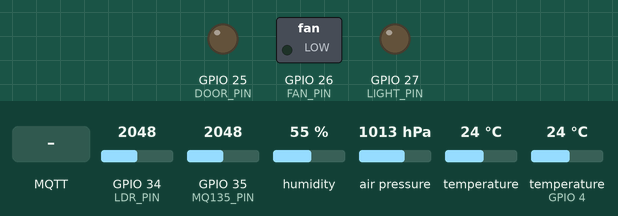
This sketch was run on a simulated ESP32. On the bench: switched loads named in the sketch (green lamp = pin HIGH), output pins drawn as LEDs (lit = HIGH). The inputs (shaded band) are chosen by the test bench; at power-on: GPIO 34 (LDR_PIN) = 2048, GPIO 35 (MQ135_PIN) = 2048, humidity 55 %, air pressure 1013 hPa, temperature 24 °C, temperature (sensor on GPIO 4) 24 °C. WiFi joins after 1.5 s; servers stay silent unless stated; random numbers use the default seed unless the sketch sets one; no MQTT or app messages arrive unless stated; what the sketch prints to the serial monitor is not drawn.

Above: at 3.2 s.
3.3 s: MQTT message "fan-on" arrives on the first subscribed topic
At 4.1 s:
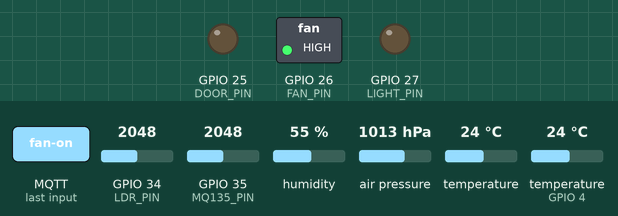
4.8 s: MQTT message "fan:on" arrives on the first subscribed topic
6.6 s: MQTT message "fan:1" arrives on the first subscribed topic
Timing chart, 0 to 9.6 s (numbered marks = the images above; inputs shaded):
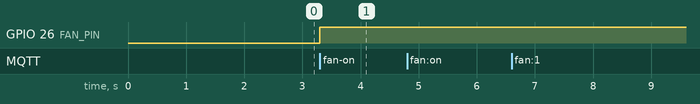

The sketch:

esp32.ino
```cpp
/*
  ESP32 — Standalone MQTT Sensor Hub
  - Publishes sensor data (DHT11, BMP280, LDR, MQ135) to MQTT
  - Controls FAN and LIGHT via MQTT commands
  - No Nano communication (removed)
  - Improved sensor readings with error handling
*/

#include <WiFi.h>
#include <WiFiClientSecure.h>
#include <PubSubClient.h>
#include <Adafruit_BMP280.h>
#include <DHT.h>
#include <ArduinoJson.h>

// ===== CONFIG =====
const char* WIFI_SSID = "Tanmay";
const char* WIFI_PASS = "tnmy9416";

const char* MQTT_SERVER = "afc8a0ac2ccf462c8f92b932403518df.s1.eu.hivemq.cloud";
const uint16_t MQTT_PORT = 8883;
const char* MQTT_USER = "hivemq.webclient.1761751067946";
const char* MQTT_PASS = "wy.b7f8cB*0GTUW&4Ha:";

const char* TOPIC_SENSORS = "project/sensors";
const char* TOPIC_STATUS  = "project/status";
const char* TOPIC_CONTROL = "project/control";

// ===== PINS =====
#define DHTPIN 4
#define DHTTYPE DHT11
#define LDR_PIN 34
#define MQ135_PIN 35

#define FAN_PIN 26
#define LIGHT_PIN 27
#define DOOR_PIN 25

// ===== HARDWARE OBJECTS =====
WiFiClientSecure wifiClient;
PubSubClient mqttClient(wifiClient);
Adafruit_BMP280 bmp;
DHT dht(DHTPIN, DHT11);

// ===== STATE =====
unsigned long lastPublish = 0;
const unsigned long PUBLISH_INTERVAL = 5000; // 5 seconds

bool fanState = false;
bool lightState = false;
bool doorState = false; // false = closed, true = open
bool bmpAvailable = false;

// Sensor reading smoothing
float lastDhtTemp = 0.0;
float lastDhtHum = 0.0;
int dhtFailCount = 0;

// ===== FUNCTION DECLARATIONS =====
void publishStatus(const char* deviceStatus);
void publishSensors();
void mqttCallback(char* topic, byte* payload, unsigned int length);

// ===== WiFi CONNECTION =====
void ensureWiFi() {
  if (WiFi.status() == WL_CONNECTED) return;

  Serial.print("WiFi: connecting to ");
  Serial.println(WIFI_SSID);
  WiFi.begin(WIFI_SSID, WIFI_PASS);

  unsigned long start = millis();
  while (WiFi.status() != WL_CONNECTED && millis() - start < 15000) {
    delay(500);
    Serial.print(".");
  }
  Serial.println();

  if (WiFi.status() == WL_CONNECTED) {
    Serial.print("WiFi connected! IP: ");
    Serial.println(WiFi.localIP());
  } else {
    Serial.println("WiFi connection failed - will retry");
  }
}

// ===== MQTT CONNECTION =====
void mqttReconnect() {
  if (mqttClient.connected()) return;
  if (WiFi.status() != WL_CONNECTED) return;

  wifiClient.setInsecure(); // For HiveMQ Cloud with self-signed cert

  String clientId = "esp32-sensor-" + String(random(0xffff), HEX);
  Serial.print("MQTT: connecting as ");
  Serial.println(clientId);

  if (mqttClient.connect(clientId.c_str(), MQTT_USER, MQTT_PASS)) {
    Serial.println("✓ MQTT connected");

    // Subscribe to control topic
    if (mqttClient.subscribe(TOPIC_CONTROL)) {
      Serial.print("✓ Subscribed to: ");
      Serial.println(TOPIC_CONTROL);
    } else {
      Serial.println("✗ Subscribe failed");
    }

    // Publish online status
    publishStatus("online");

  } else {
    Serial.print("✗ MQTT connect failed, rc=");
    Serial.println(mqttClient.state());
  }
}

// ===== PUBLISH STATUS =====
void publishStatus(const char* deviceStatus = nullptr) {
  if (!mqttClient.connected()) return;

  StaticJsonDocument<256> doc;
  if (deviceStatus) {
    doc["device"] = "esp32-sensor-hub";
    doc["status"] = deviceStatus;
  }
  doc["fan"] = fanState;
  doc["light"] = lightState;
  doc["door"] = doorState ? "open" : "closed";
  doc["timestamp"] = millis();
  doc["wifi_rssi"] = WiFi.RSSI();

  String output;
  serializeJson(doc, output);

  bool published = mqttClient.publish(TOPIC_STATUS, output.c_str(), true);
  if (published) {
    Serial.println("✓ Status published");
  }
}

// ===== READ SENSORS WITH IMPROVED ERROR HANDLING =====
void publishSensors() {
  if (!mqttClient.connected()) {
    Serial.println("✗ MQTT not connected, skipping sensor publish");
    return;
  }

  StaticJsonDocument<512> doc;

  // === DHT11 Reading (with retry and smoothing) ===
  float temp = dht.readTemperature();
  float hum = dht.readHumidity();

  if (isnan(temp) || isnan(hum)) {
    dhtFailCount++;
    if (dhtFailCount < 3) {
      // Use last known good values
      temp = lastDhtTemp;
      hum = lastDhtHum;
      doc["dht_status"] = "using_cached";
    } else {
      temp = 0.0;
      hum = 0.0;
      doc["dht_status"] = "error";
    }
  } else {
    dhtFailCount = 0;
    lastDhtTemp = temp;
    lastDhtHum = hum;
    doc["dht_status"] = "ok";
  }

  doc["dht_temp"] = round(temp * 10) / 10.0; // Round to 1 decimal
  doc["dht_humidity"] = round(hum * 10) / 10.0;

  // === BMP280 Reading ===
  if (bmpAvailable) {
    float bmpTemp = bmp.readTemperature();
    float pressure = bmp.readPressure() / 100.0F; // Convert Pa to hPa

    if (!isnan(bmpTemp) && !isnan(pressure)) {
      doc["bmp_temp"] = round(bmpTemp * 10) / 10.0;
      doc["pressure_hpa"] = round(pressure * 10) / 10.0;
      doc["bmp_status"] = "ok";
    } else {
      doc["bmp_status"] = "error";
    }
  } else {
    doc["bmp_status"] = "not_available";
  }

  // === LDR Reading (Light Sensor) ===
  // Take multiple readings and average
  int ldrSum = 0;
  for (int i = 0; i < 5; i++) {
    ldrSum += analogRead(LDR_PIN);
    delay(10);
  }
  int rawLdr = ldrSum / 5;

  // Convert to percentage (inverted: darker = lower value on ADC)
  float lightPercent = ((4095.0f - (float)rawLdr) / 4095.0f) * 100.0f;
  lightPercent = constrain(lightPercent, 0.0, 100.0);

  doc["light_percent"] = round(lightPercent * 10) / 10.0;
  doc["ldr_raw"] = rawLdr;

  // === MQ135 Air Quality Sensor ===
  // Take multiple readings and average
  int mqSum = 0;
  for (int i = 0; i < 5; i++) {
    mqSum += analogRead(MQ135_PIN);
    delay(10);
  }
  int mq = mqSum / 5;

  doc["air_quality_raw"] = mq;
  // Simple air quality assessment (adjust thresholds as needed)
  if (mq < 400) {
    doc["air_quality"] = "good";
  } else if (mq < 1000) {
    doc["air_quality"] = "moderate";
  } else {
    doc["air_quality"] = "poor";
  }

  // === Device Status ===
  doc["fan"] = fanState;
  doc["light"] = lightState;
  doc["door"] = doorState ? "open" : "closed";
  doc["wifi_rssi"] = WiFi.RSSI();
  doc["uptime_ms"] = millis();
  doc["free_heap"] = ESP.getFreeHeap();

  // === Publish ===
  String output;
  serializeJson(doc, output);

  bool published = mqttClient.publish(TOPIC_SENSORS, output.c_str());

  if (published) {
    Serial.println("✓ Sensors published");
    Serial.print("  Temp: "); Serial.print(temp); Serial.println("°C");
    Serial.print("  Humidity: "); Serial.print(hum); Serial.println("%");
    Serial.print("  Light: "); Serial.print(lightPercent); Serial.println("%");
    Serial.print("  Air Quality: "); Serial.println(mq);
  } else {
    Serial.println("✗ Sensor publish failed");
  }
}

// ===== MQTT CALLBACK (Handle Commands) =====
void mqttCallback(char* topic, byte* payload, unsigned int length) {
  String msg = "";
  for (unsigned int i = 0; i < length; i++) {
    msg += (char)payload[i];
  }
  msg.trim();
  msg.toLowerCase(); // Case insensitive

  Serial.print("📨 MQTT message on ");
  Serial.print(topic);
  Serial.print(": ");
  Serial.println(msg);

  if (String(topic) == TOPIC_CONTROL) {
    bool stateChanged = false;

    // Fan controls
    if (msg == "fan-on" || msg == "fan:on" || msg == "fan:1") {
      fanState = true;
      digitalWrite(FAN_PIN, HIGH);
      stateChanged = true;
      Serial.println("✓ Fan turned ON");
    }
    else if (msg == "fan-off" || msg == "fan:off" || msg == "fan:0") {
      fanState = false;
      digitalWrite(FAN_PIN, LOW);
      stateChanged = true;
      Serial.println("✓ Fan turned OFF");
    }
    else if (msg == "fan-toggle" || msg == "fan:toggle") {
      fanState = !fanState;
      digitalWrite(FAN_PIN, fanState ? HIGH : LOW);
      stateChanged = true;
      Serial.print("✓ Fan toggled to: ");
      Serial.println(fanState ? "ON" : "OFF");
    }

    // Light controls
    else if (msg == "light-on" || msg == "light:on" || msg == "light:1") {
      lightState = true;
      digitalWrite(LIGHT_PIN, HIGH);
      stateChanged = true;
      Serial.println("✓ Light turned ON");
    }
    else if (msg == "light-off" || msg == "light:off" || msg == "light:0") {
      lightState = false;
      digitalWrite(LIGHT_PIN, LOW);
      stateChanged = true;
      Serial.println("✓ Light turned OFF");
    }
    else if (msg == "light-toggle" || msg == "light:toggle") {
      lightState = !lightState;
      digitalWrite(LIGHT_PIN, lightState ? HIGH : LOW);
      stateChanged = true;
      Serial.print("✓ Light toggled to: ");
      Serial.println(lightState ? "ON" : "OFF");
    }

    // Door controls
    else if (msg == "door-open" || msg == "door:open" || msg == "door:1") {
      doorState = true;
      digitalWrite(DOOR_PIN, HIGH);
      stateChanged = true;
      Serial.println("✓ Door OPENED");
    }
    else if (msg == "door-close" || msg == "door:close" || msg == "door:0") {
      doorState = false;
      digitalWrite(DOOR_PIN, LOW);
      stateChanged = true;
      Serial.println("✓ Door CLOSED");
    }
    else if (msg == "door-toggle" || msg == "door:toggle") {
      doorState = !doorState;
      digitalWrite(DOOR_PIN, doorState ? HIGH : LOW);
      stateChanged = true;
      Serial.print("✓ Door toggled to: ");
      Serial.println(doorState ? "OPEN" : "CLOSED");
    }

    else {
      Serial.print("✗ Unknown command: ");
      Serial.println(msg);
    }

    if (stateChanged) {
      publishStatus(); // Publish updated status
    }
  }
}

// ===== SETUP =====
void setup() {
  Serial.begin(115200);
  delay(500);
  Serial.println("\n\n=== ESP32 Sensor Hub Starting ===");

  // Configure pins
  pinMode(FAN_PIN, OUTPUT);
  pinMode(LIGHT_PIN, OUTPUT);
  pinMode(DOOR_PIN, OUTPUT);
  pinMode(LDR_PIN, INPUT);
  pinMode(MQ135_PIN, INPUT);

  digitalWrite(FAN_PIN, LOW);
  digitalWrite(LIGHT_PIN, LOW);
  digitalWrite(DOOR_PIN, LOW);

  Serial.println("✓ Pins configured");

  // Initialize DHT11
  dht.begin();
  Serial.println("✓ DHT11 initialized");

  // Initialize BMP280 (try both common I2C addresses)
  if (bmp.begin(0x76)) {
    bmpAvailable = true;
    Serial.println("✓ BMP280 found at 0x76");
  } else if (bmp.begin(0x77)) {
    bmpAvailable = true;
    Serial.println("✓ BMP280 found at 0x77");
  } else {
    Serial.println("⚠ BMP280 not found (will continue without it)");
  }

  // Configure BMP280 if available
  if (bmpAvailable) {
    bmp.setSampling(Adafruit_BMP280::MODE_NORMAL,
                    Adafruit_BMP280::SAMPLING_X2,
                    Adafruit_BMP280::SAMPLING_X16,
                    Adafruit_BMP280::FILTER_X16,
                    Adafruit_BMP280::STANDBY_MS_500);
  }

  // WiFi + MQTT setup
  mqttClient.setServer(MQTT_SERVER, MQTT_PORT);
  mqttClient.setCallback(mqttCallback);
  mqttClient.setBufferSize(512); // Increase buffer for larger JSON

  ensureWiFi();
  mqttReconnect();

  Serial.println("=== ESP32 Sensor Hub Ready ===\n");
}

// ===== LOOP =====
void loop() {
  // Ensure WiFi and MQTT connections
  ensureWiFi();
  mqttReconnect();
  mqttClient.loop();

  // Periodic sensor publishing
  unsigned long now = millis();
  if (now - lastPublish >= PUBLISH_INTERVAL) {
    lastPublish = now;
    publishSensors();
  }
}
```

Measured:
- after the input at 3.3 s, GPIO 26 (FAN_PIN): LOW → HIGH at once
- after the input at 4.8 s, every drawn part: stays the same
- after the input at 6.6 s, every drawn part: stays the same
